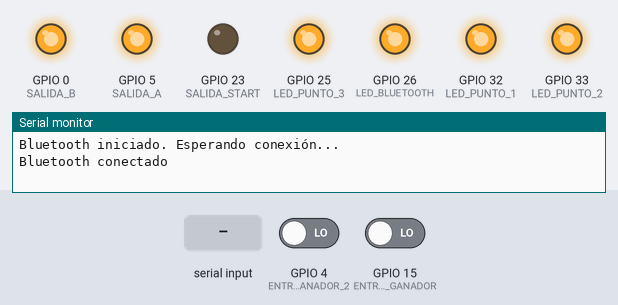
Recording of a sketch running on a simulated ESP32. On the bench: output pins drawn as LEDs (lit = HIGH), the last lines printed to the serial monitor. Inputs (shaded band) come from the test bench; at power-on: GPIO 4 (ENTRADA_GANADOR_2) LOW, GPIO 15 (ENTRADA_GANADOR) LOW. Nothing arrives over Bluetooth unless stated.

Above: at 2.0 s.
2.1 s: "F" received over the second serial link
At 3.0 s:
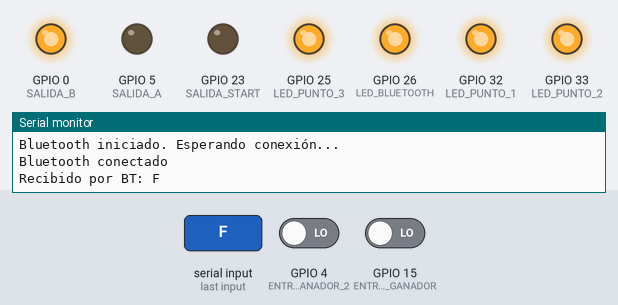
3.6 s: "B" received over the second serial link
At 4.1 s:
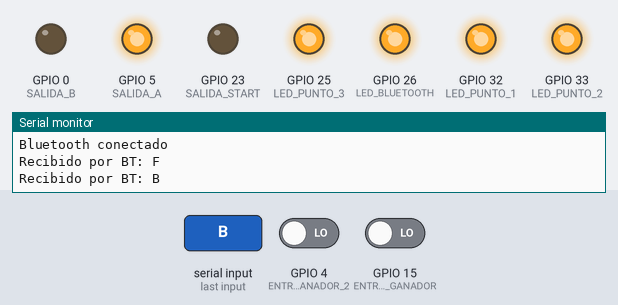
5.1 s: GPIO 4 (ENTRADA_GANADOR_2) driven HIGH
At 6.3 s:
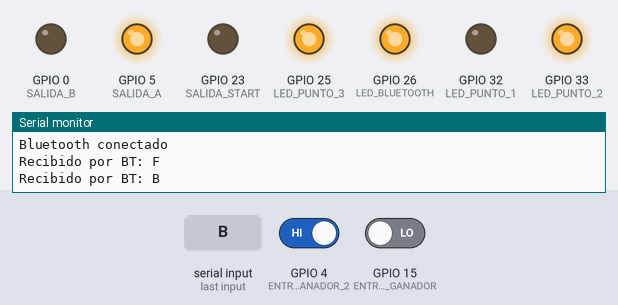
6.6 s: "S" received over the second serial link
At 7.6 s:
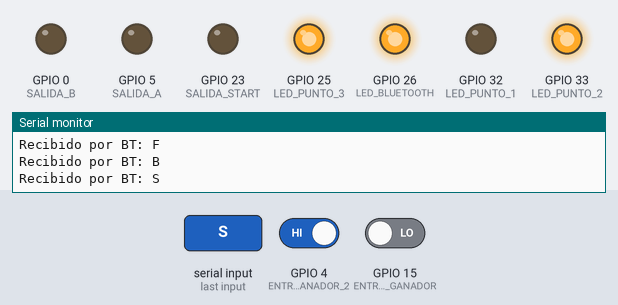
8.1 s: "L" received over the second serial link
At 9.0 s:
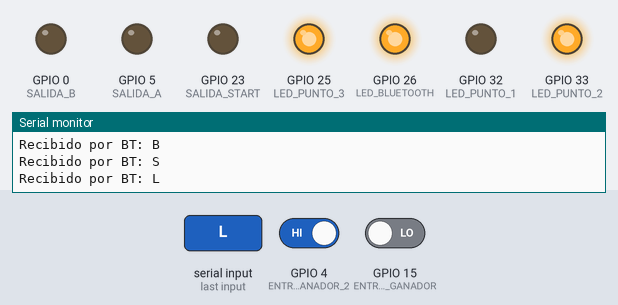
9.7 s: "F" received over the second serial link
At 10.0 s:
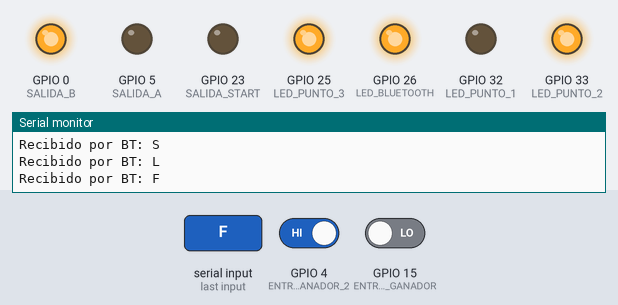
Timing chart, 0 to 12.2 s (numbered marks = the images above; inputs shaded):
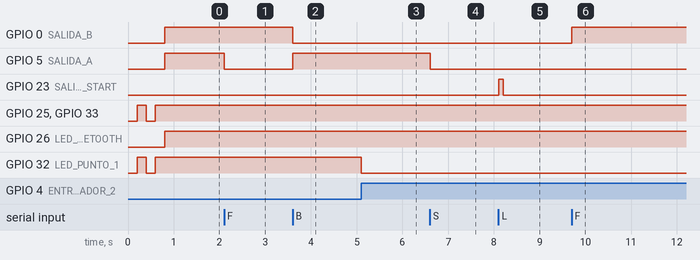

Measured:
- after the input at 2.1 s, GPIO 5 (SALIDA_A): HIGH → LOW at once
- after the input at 3.6 s, GPIO 0 (SALIDA_B): HIGH → LOW at once; GPIO 5 (SALIDA_A): LOW → HIGH at once
- after the input at 5.1 s, GPIO 32 (LED_PUNTO_1): HIGH → LOW at once
- after the input at 6.6 s, GPIO 5 (SALIDA_A): HIGH → LOW at once
- after the input at 8.1 s, GPIO 23 (SALIDA_START): LOW → HIGH at once, → LOW 0.10 s later
- after the input at 9.7 s, GPIO 0 (SALIDA_B): LOW → HIGH at once

The sketch:

C2.ino
```cpp
#include "BluetoothSerial.h"
BluetoothSerial SerialBT;

// Entradas desde la FPGA
#define ENTRADA_GANADOR_2     4  // Solo para contar flancos
#define ENTRADA_GANADOR      15  // Dispara el apagado de LEDs
#define ENTRADA_STRART_C1    21  // START físico (nuevo)

// LEDs de puntos (empiezan todos encendidos)
#define LED_PUNTO_1         32
#define LED_PUNTO_2         33
#define LED_PUNTO_3         25

// LED de estado Bluetooth
#define LED_BLUETOOTH       26

// Salidas hacia la FPGA
#define SALIDA_A            5
#define SALIDA_B            0
#define SALIDA_START        23

// Variables de movimiento/start
int codigo = 0b11;
bool startActiva = false;
unsigned long tiempoStart = 0;
const unsigned long duracionPulso = 100;

// Estado de la conexión BT
bool conectado = false;

// Para detectar flancos
bool ganador1Anterior = false;
bool ganador2Anterior = false;
bool startC1Anterior  = false;  // <- nuevo

// Contadores de “vidas” para cada entrada
int puntosGanador1 = 3;   // no controla LEDs, solo reset
int puntosGanador2 = 3;   // sí controla LEDs

void setup() {
  Serial.begin(115200);
  SerialBT.begin("control2");
  Serial.println("Bluetooth iniciado. Esperando conexión...");

  // Pines de entrada
  pinMode(ENTRADA_GANADOR,    INPUT);
  pinMode(ENTRADA_GANADOR_2,  INPUT);
  pinMode(ENTRADA_STRART_C1,  INPUT); // <- nuevo

  // Pines de salida hacia FPGA
  pinMode(SALIDA_A,     OUTPUT);
  pinMode(SALIDA_B,     OUTPUT);
  pinMode(SALIDA_START, OUTPUT);

  // Pines de LEDs
  pinMode(LED_PUNTO_1,   OUTPUT);
  pinMode(LED_PUNTO_2,   OUTPUT);
  pinMode(LED_PUNTO_3,   OUTPUT);
  pinMode(LED_BLUETOOTH, OUTPUT);

  // Estado inicial
  digitalWrite(SALIDA_START, LOW);
  reiniciarTodos();           // Enciende los 3 LEDs y pone ambos contadores a 3
  digitalWrite(LED_BLUETOOTH, LOW);
}

void reiniciarTodos() {
    puntosGanador1 = 3;
    puntosGanador2 = 3;

  // Efecto visual de reinicio
  for (int i = 0; i < 4; i++) {
    digitalWrite(LED_PUNTO_1, i % 2);
    digitalWrite(LED_PUNTO_2, i % 2);
    digitalWrite(LED_PUNTO_3, i % 2);
    delay(200);
  }

  digitalWrite(LED_PUNTO_1, HIGH);
  digitalWrite(LED_PUNTO_2, HIGH);
  digitalWrite(LED_PUNTO_3, HIGH);
}


void apagarUnPunto() {
  // Apaga LEDs en orden 1 → 2 → 3
  if (puntosGanador2 == 3)      digitalWrite(LED_PUNTO_1, LOW);
  else if (puntosGanador2 == 2) digitalWrite(LED_PUNTO_2, LOW);
  else if (puntosGanador2 == 1) digitalWrite(LED_PUNTO_3, LOW);

  if (puntosGanador2 > 0) puntosGanador2--;
}

void loop() {
  // 1) Estado de conexión Bluetooth
  if (SerialBT.hasClient()) {
    if (!conectado) {
      Serial.println("Bluetooth conectado");
      conectado = true;
      digitalWrite(LED_BLUETOOTH, HIGH);
    }
  } else {
    if (conectado) {
      Serial.println("Bluetooth desconectado");
      conectado = false;
      digitalWrite(LED_BLUETOOTH, LOW);
    }
  }

  // 2) Lectura de comandos por Bluetooth
  if (SerialBT.available()) {
    char c = SerialBT.read();
    Serial.print("Recibido por BT: ");
    Serial.println(c);
    switch (c) {
      case 'F':  codigo = 0b01; break;  // Adelante
      case 'B':  codigo = 0b10; break;  // Atrás
      case 'S':  codigo = 0b00; break;  // Stop
      case 'L':  // START
        startActiva = true;
        tiempoStart = millis();
//        if (puntosGanador1 == 0 || puntosGanador2 == 0) {
//          reiniciarTodos();
//        }
        break;
    }
  }

  // 3) Envío de dirección a la FPGA
  digitalWrite(SALIDA_A, (codigo >> 1) & 0x01);
  digitalWrite(SALIDA_B,  codigo       & 0x01);

  // 4) Generación del pulso de START
  if (startActiva) {
    digitalWrite(SALIDA_START, HIGH);
    if (millis() - tiempoStart >= duracionPulso) {
      digitalWrite(SALIDA_START, LOW);
      startActiva = false;
    }
  }

  // 5) Detección de flancos en ENTRADA_GANADOR (solo cuenta)
  bool g1 = digitalRead(ENTRADA_GANADOR);
  if (!ganador1Anterior && g1 && puntosGanador1 > 0) {
    puntosGanador1--;
  }
  ganador1Anterior = g1;

  // 6) Detección de flancos en ENTRADA_GANADOR_2 (apaga LED y cuenta)
  bool g2 = digitalRead(ENTRADA_GANADOR_2);
  if (!ganador2Anterior && g2 && puntosGanador2 > 0) {
    apagarUnPunto();
  }
  ganador2Anterior = g2;

  // 7) START desde pin físico C1 (flanco de subida)
    if (puntosGanador1 == 0 || puntosGanador2 == 0) {
      reiniciarTodos();
    }


  delay(5);
}
```
